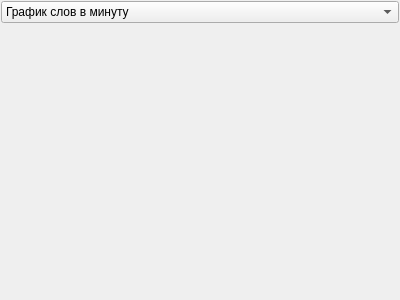
<?xml version="1.0" encoding="UTF-8"?>
<ui version="4.0">
 <class>graph_window</class>
 <widget class="QWidget" name="graph_window">
  <property name="geometry">
   <rect>
    <x>0</x>
    <y>0</y>
    <width>400</width>
    <height>300</height>
   </rect>
  </property>
  <property name="minimumSize">
   <size>
    <width>400</width>
    <height>300</height>
   </size>
  </property>
  <property name="windowTitle">
   <string>График</string>
  </property>
  <layout class="QGridLayout" name="gridLayout">
   <property name="leftMargin">
    <number>1</number>
   </property>
   <property name="topMargin">
    <number>1</number>
   </property>
   <property name="rightMargin">
    <number>1</number>
   </property>
   <property name="bottomMargin">
    <number>1</number>
   </property>
   <item row="1" column="0">
    <widget class="QCustomPlot" name="widget_graph" native="true"/>
   </item>
   <item row="0" column="0">
    <widget class="QComboBox" name="comboBox">
     <property name="frame">
      <bool>true</bool>
     </property>
     <item>
      <property name="text">
       <string>График слов в минуту</string>
      </property>
     </item>
     <item>
      <property name="text">
       <string>График символов в минуту</string>
      </property>
     </item>
     <item>
      <property name="text">
       <string>График коэффициента понимания</string>
      </property>
     </item>
    </widget>
   </item>
  </layout>
 </widget>
 <customwidgets>
  <customwidget>
   <class>QCustomPlot</class>
   <extends>QWidget</extends>
   <header>qcustomplot.h</header>
   <container>1</container>
  </customwidget>
 </customwidgets>
 <resources/>
 <connections/>
</ui>
